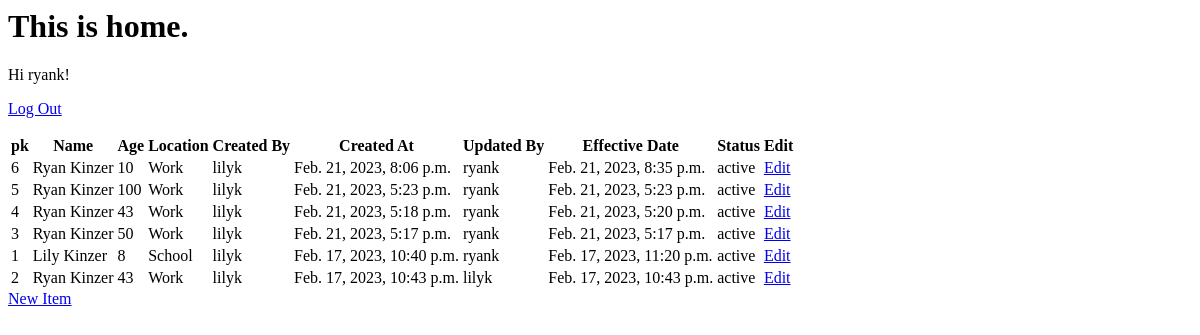
The app's page / (signed in), older data.
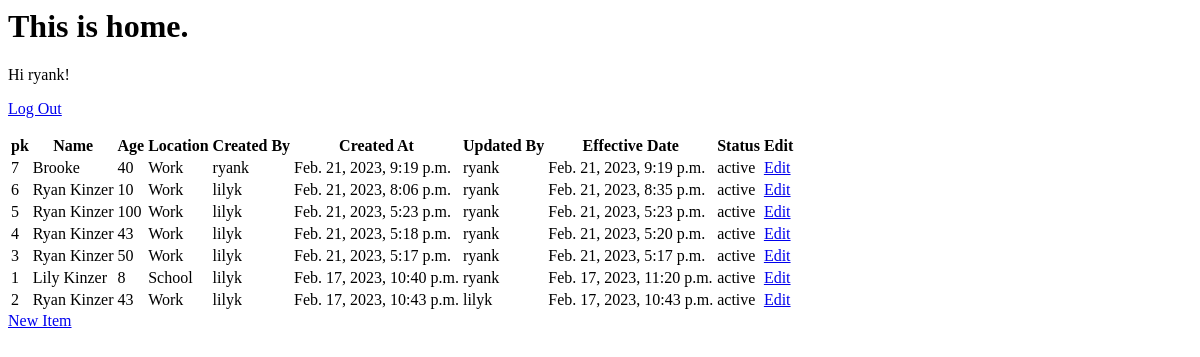
The same page, newer data.
### data/models.py (models this page shows, shortened)
class AuditableModel(models.Model):
    created_at = models.DateTimeField(auto_now_add=True) # adds date at the creation of the record was: auto_now_add=True
    updated_at = models.DateTimeField(auto_now=True)
    effective_date = models.DateTimeField(auto_now=True)# updates the value when ever the record is saved/updated
    status = models.CharField(max_length=10, choices=(("active", "Active"), ("inactive", "Inactive")), default="active")
    created_by = models.ForeignKey(User, on_delete=models.SET_NULL, null=True, related_name='created_by')
    updated_by = models.ForeignKey(User, on_delete=models.SET_NULL, null=True, related_name='updated_by')
    class Meta:
        abstract = True
        ordering = ("-effective_date", "-created_at")

class MyModel(AuditableModel):
    name = models.CharField(max_length=100)
    age = models.IntegerField()
    location = models.ForeignKey(Location,default=1, null= True, blank=True, on_delete=models.CASCADE, verbose_name = "Location")

### locations/models.py (models this page shows)
class Location(models.Model):
    name = models.CharField('Location Name', max_length = 50)
    def __str__(self):
        return self.name

### data/views.py (the view)
# urls.py: path('', MyModelListView.as_view(), name='home'),
class MyModelListView(ListView):
    model = MyModel
    template_name = 'home.html'

### templates/home.html
<h1>This is home.</h1>
{% if user.is_authenticated %}
  Hi {{ user.username }}!
  <p><a href="{% url 'logout' %}">Log Out</a></p>
{% if object_list %}
<table>
    <tr>
        <th>pk</th>
        <th>Name</th>
        <th>Age</th>
        <th>Location</th>
        <th>Created By</th>
        <th>Created At</th>
        <th>Updated By</th>
        <th>Effective Date</th>
        <th>Status</th>
        <th>Edit</th>
    </tr>
    {% for i in object_list %}
    <tr>
        <td>{{ i.pk }}</td>
        <td>{{ i.name }}</td>
        <td>{{ i.age }}</td>
        <td>{{ i.location }}</td>
        <td>{{ i.created_by }}</td>
        <td>{{ i.created_at }}</td>
        <td>{{ i.updated_by }}</td>
        <td>{{ i.effective_date }}</td>
        <td>{{ i.status }}</td>
        <td><a href="{% url 'update_model' pk=i.pk %}">Edit</a>
    </tr>
    {% endfor %}
</table>
{% else %}
<p>There are no data entries, please create a new item.</p>
{% endif %}
<a href="{% url 'create_model' %}" class='btn btn-primary'>New Item</a>
{% else %}
  <p>You are not logged in</p>
  <a href="{% url 'login' %}">Log In</a>
{% endif %}

Row changes from the older to the newer data that the page shows:
added MyModel: pk "7", name "Brooke", age "40", location "Work", created_by "ryank", created_at "Feb. 21, 2023, 9:19 p.m.", updated_by "ryank", effective_date "Feb. 21, 2023, 9:19 p.m.", status "active"
